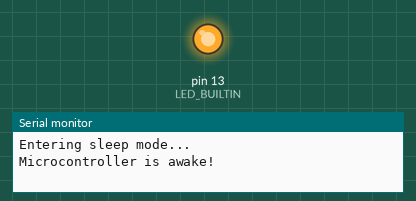
This sketch was run on a simulated Arduino Uno, built with avr-gcc and run on an emulated ATmega328P. On the bench: output pins drawn as LEDs (lit = HIGH), the last lines printed to the serial monitor.

Above: at 0.5 s.
At 3.5 s:
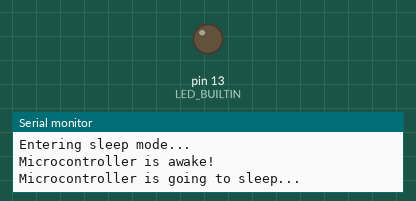
Timing chart, 0 to 7.8 s (numbered marks = the images above):
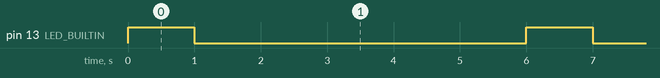

The sketch:

sleepmode.ino
```cpp
#include <LowPower.h>

void setup() {
  // Set up Serial for debugging (optional)
  Serial.begin(9600);

  // Wait for Serial monitor to open
  while (!Serial);

  // Initial setup, e.g., turning on an LED to show active state
  pinMode(LED_BUILTIN, OUTPUT);
  Serial.println("Entering sleep mode...");
}

void loop() {
  // Turn on the LED before going to sleep
  digitalWrite(LED_BUILTIN, HIGH);
  Serial.println("Microcontroller is awake!");

  // Wait for a second to visualize that the LED is on
  delay(1000);

  // Turn off the LED to indicate sleep mode
  digitalWrite(LED_BUILTIN, LOW);
  Serial.println("Microcontroller is going to sleep...");

  // Sleep for 5 seconds (5000 milliseconds)
  LowPower.powerDown(SLEEP_1S, ADC_OFF, BOD_OFF); // 1-second sleep
  LowPower.powerDown(SLEEP_1S, ADC_OFF, BOD_OFF); // Repeat for 5 times
  LowPower.powerDown(SLEEP_1S, ADC_OFF, BOD_OFF);
  LowPower.powerDown(SLEEP_1S, ADC_OFF, BOD_OFF);
  LowPower.powerDown(SLEEP_1S, ADC_OFF, BOD_OFF);

  // After 5 seconds of sleep, the microcontroller will wake up and continue
  Serial.println("Microcontroller woke up!");
}
```

Measured:
- by itself, pin 13 (LED_BUILTIN): alternates HIGH for 1.0 s and LOW for 5.0 s
